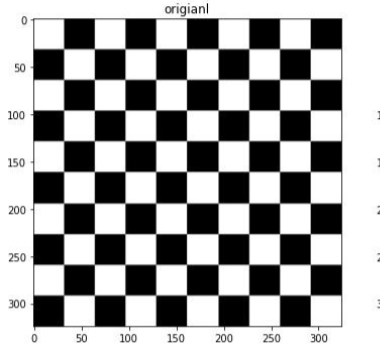
#> input picture opencvprogram_sobelxand sobely/mahesh.jpg, 380 x 349 px, given in place of mahesh.jpeg, which was not available
$ python image_blur_sharpen.py
#> lines starting #> are read from the running program, lines starting #| are printed output that depends on the picture; pictures that were not available may be replaced by others from this repository, and a replacement may not be noted
import cv2
import numpy as np
image = cv2.imread(r"c:\Users\computer care\Desktop\coding\02CSS\mahesh.jpeg")
#> image is the input picture: shape (349, 380, 3); min 0, max 255, mean 160.7
if image is None:
    print("Image not found!")
    exit()
# Mean Blur
mean = cv2.blur(image, (5, 5))
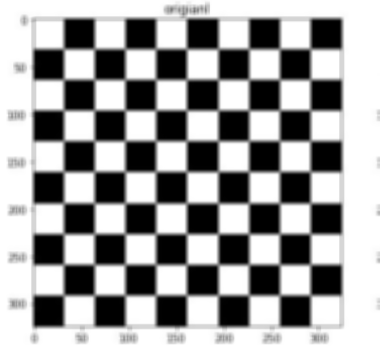
#> mean: shape (349, 380, 3); min 0, max 255, mean 160.8
# Gaussian Blur
blurred = cv2.GaussianBlur(image, (5, 5), 0)
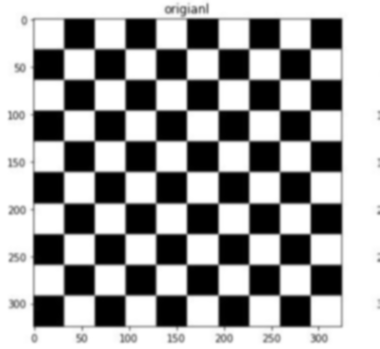
#> blurred: shape (349, 380, 3); min 0, max 255, mean 160.8
# Sharpening
kernel = np.array([
    [0, -1, 0],
    [-1, 5, -1],
    [0, -1, 0]
])
sharpened = cv2.filter2D(image, -1, kernel)
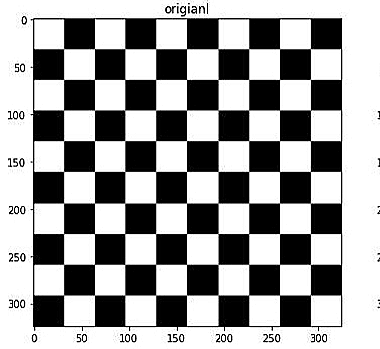
#> sharpened: shape (349, 380, 3); min 0, max 255, mean 159.6
# Display Images
cv2.imshow("Original Image", image)
cv2.imshow("Mean Blur", mean)
cv2.imshow("Gaussian Blurred Image", blurred)
cv2.imshow("Sharpened Image", sharpened)
cv2.waitKey(0)
cv2.destroyAllWindows()
